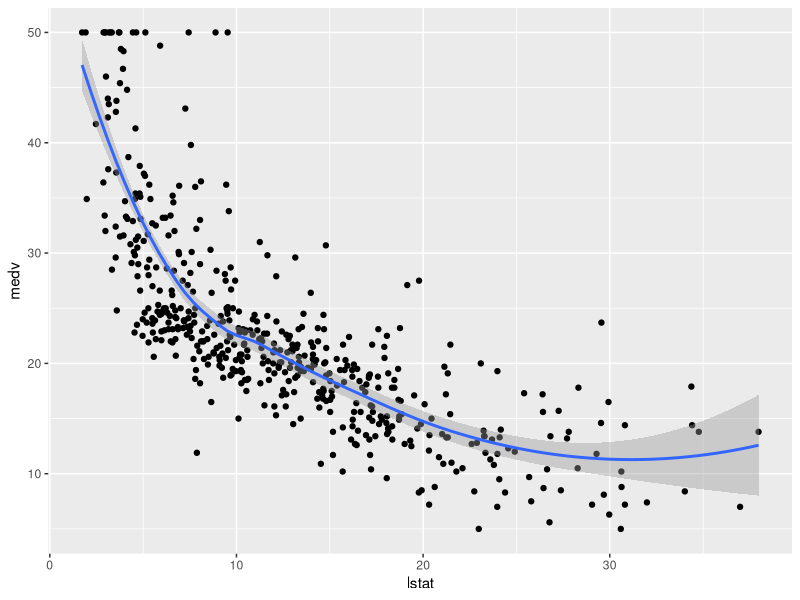
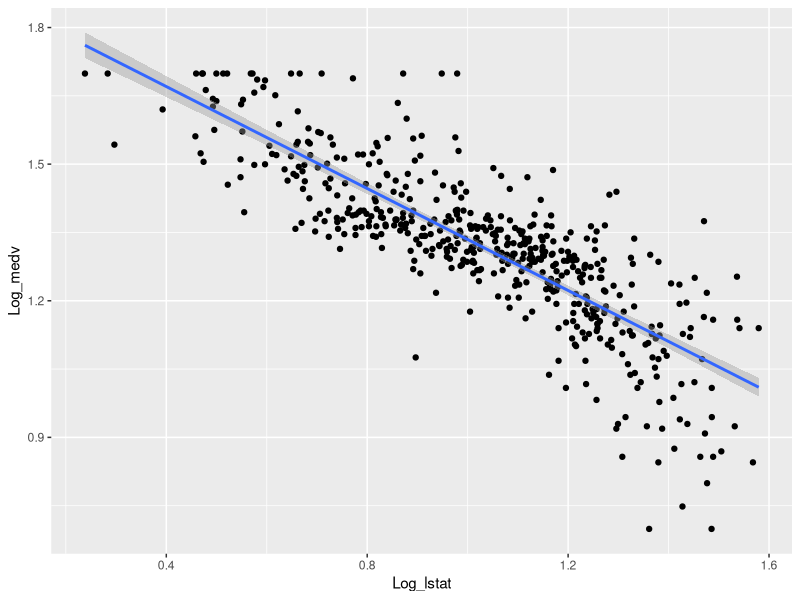

Recreate these plots in R, in order.
## ---- chunk 1
library(dplyr) 
library(ggplot2)
## ---- chunk 2
# clear the database
rm(list=ls()) 
## ---- chunk 3
# Load the data
data("Boston", package = "MASS")
Bos=data.frame(Boston$lstat,Boston$medv)
colnames(Bos)=c("lstat","medv")


#This data frame contains the following columns:
#crim: per capita crime rate by town.
#zn: proportion of residential land zoned for lots over 25,000 sq.ft.
#indus: proportion of non-retail business acres per town.
#chas: Charles River dummy variable (= 1 if tract bounds river; 0 otherwise).
#nox: nitrogen oxides concentration (parts per 10 million).
#rm: average number of rooms per dwelling.
#age: proportion of owner-occupied units built prior to 1940.
#dis: weighted mean of distances to five Boston employment centres.
#rad: index of accessibility to radial highways.
#tax; full-value property-tax rate per \$10,000.
#ptratio: pupil-teacher ratio by town.
#black: 1000(Bk − 0.63)2 where Bk is the proportion of blacks by town.
#lstat: lower status of the population (percent).
#medv: median value of owner-occupied homes in \$1000s.


## ---- chunk 4

ggplot(Bos, aes(lstat, medv) ) +
  geom_point()+
    geom_smooth()

## ---- chunk 5

Bos=Bos %>% mutate(Log_lstat=log10(lstat))
Bos=Bos%>% mutate(Log_medv=log10(medv))
ggplot(Bos, aes(Log_lstat, Log_medv) ) +
  geom_point()+
    geom_smooth(method="lm")
## ---- chunk 6
#linear regression
fit2=with(Bos,lm(Log_lstat~Log_medv))
summary(fit2)
#Computing confidence intervals for one or more parameters in a fitted model
CI=confint(fit2)
CI
## ---- chunk 7
Bos=Bos %>% add_row(lstat= seq(10, 20, by =1))

Bos=Bos %>% mutate(Log_lstat =log10(lstat))
    
